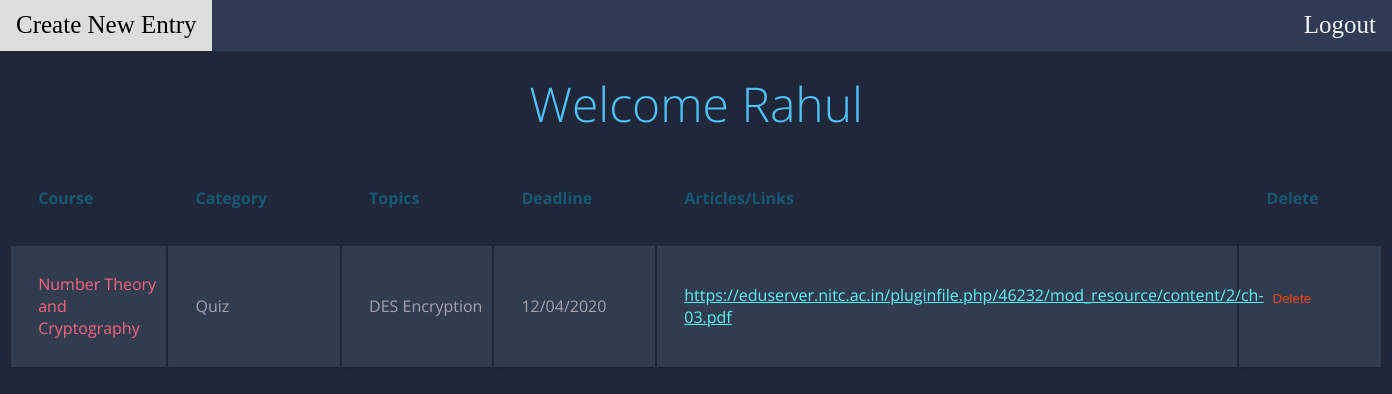
The app's page /home.php (signed in) with its own data.
### tables this page shows
CREATE TABLE `activity_table` (
  `activity_id` int NOT NULL AUTO_INCREMENT,
  `course_name` varchar(45) DEFAULT NULL,
  `category` varchar(45) DEFAULT NULL,
  `topics` varchar(120) DEFAULT NULL,
  `deadline` varchar(45) DEFAULT NULL,
  `percentage_completed` varchar(150) DEFAULT NULL,
  `student_id` int NOT NULL,
  PRIMARY KEY (`activity_id`),
  UNIQUE KEY `activity_id_UNIQUE` (`activity_id`),
  KEY `student_id` (`student_id`),
  CONSTRAINT `student_id_fk` FOREIGN KEY (`student_id`) REFERENCES `student_table` (`id`) ON DELETE CASCADE ON UPDATE CASCADE
);

### tasks.php (the view)
<?php
$student_id =  $_SESSION['student_id'];
$query = "SELECT * FROM activity_table WHERE student_id = $student_id ORDER BY deadline ASC;";
$result = mysqli_query($db, $query);
$data = array();
while ($rowws = mysqli_fetch_assoc($result)) {
    $data[] = $rowws;
}
?>
<?php foreach ($data as $key=>$row) : ?>
    <tr>
        <td><?php echo $row["course_name"]; ?></td>
        <td><?php echo $row["category"]; ?></td>
        <td><?php echo $row["topics"]; ?></td>
        <td><?php echo $row["deadline"]; ?></td>
        <td><a class="nochangeblue"  href="<?php echo $row["percentage_completed"]; ?>" target="_blank"><?php echo $row["percentage_completed"]; ?></a></td>
        <?php $activity_id = $row["activity_id"]; ?>
        <td><form method="POST" action="home.php">
            <p><button class="newbtn" name="delete" type="submit" value="<?php echo $activity_id; ?>">Delete</button></p>
        </form></td>
    </tr>
<?php endforeach ?>

### css/table-responsive.css (style rules this page uses)
body { font-family: 'Open Sans', sans-serif; font-weight: 300; line-height: 1.42em; color:#A7A1AE; background-color:#1F2739; }
.container td { font-weight: normal; font-size: 1em; -webkit-box-shadow: 0 2px 2px -2px #0E1119; -moz-box-shadow: 0 2px 2px -2px #0E1119; box-shadow: 0 2px 2px -2px #0E1119; }
.container td, .container th { padding-bottom: 2%; padding-top: 2%; padding-left:2%; }
.container tr:nth-child(odd) { background-color: #323C50; }
.container td:first-child { color: #FB667A; }
.newbtn { background: none; border: none; color: orangered; }
.nochangeblue { color: rgb(90, 245, 245); }

### records on screen
activity_table: course_name "Number Theory and Cryptography", category "Quiz", topics "DES Encryption", deadline "12/04/2020", percentage_completed "https://eduserver.nitc.ac.in/pluginfile.php/46232/mod_resource/content/2/ch-03.pdf", $activity_id 95 (drawn)

### other values on screen
$_SESSION['username'] "Rahul"
